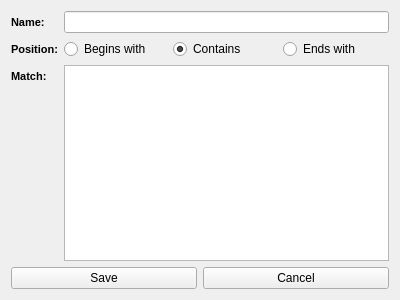
<?xml version="1.0" encoding="UTF-8"?>
<ui version="4.0">
 <class>filterView</class>
 <widget class="QWidget" name="filterView">
  <property name="geometry">
   <rect>
    <x>0</x>
    <y>0</y>
    <width>400</width>
    <height>300</height>
   </rect>
  </property>
  <property name="windowTitle">
   <string>Filter</string>
  </property>
  <layout class="QVBoxLayout" name="verticalLayout">
   <item>
    <widget class="QWidget" name="widget_2" native="true">
     <layout class="QFormLayout" name="formLayout_2">
      <property name="margin">
       <number>0</number>
      </property>
      <item row="0" column="0">
       <widget class="QLabel" name="label">
        <property name="font">
         <font>
          <pointsize>8</pointsize>
          <weight>75</weight>
          <bold>true</bold>
         </font>
        </property>
        <property name="text">
         <string>Name:</string>
        </property>
       </widget>
      </item>
      <item row="0" column="1">
       <widget class="QLineEdit" name="textName"/>
      </item>
      <item row="1" column="0">
       <widget class="QLabel" name="label_3">
        <property name="font">
         <font>
          <pointsize>8</pointsize>
          <weight>75</weight>
          <bold>true</bold>
         </font>
        </property>
        <property name="text">
         <string>Position:</string>
        </property>
       </widget>
      </item>
      <item row="1" column="1">
       <widget class="QWidget" name="widget" native="true">
        <layout class="QHBoxLayout" name="horizontalLayout">
         <property name="spacing">
          <number>3</number>
         </property>
         <property name="margin">
          <number>0</number>
         </property>
         <item>
          <widget class="QRadioButton" name="radioBegin">
           <property name="text">
            <string>Begins with</string>
           </property>
          </widget>
         </item>
         <item>
          <widget class="QRadioButton" name="radioAnywhere">
           <property name="text">
            <string>Contains</string>
           </property>
           <property name="checked">
            <bool>true</bool>
           </property>
          </widget>
         </item>
         <item>
          <widget class="QRadioButton" name="radioEnd">
           <property name="text">
            <string>Ends with</string>
           </property>
          </widget>
         </item>
        </layout>
       </widget>
      </item>
      <item row="2" column="0">
       <widget class="QLabel" name="label_2">
        <property name="font">
         <font>
          <pointsize>8</pointsize>
          <weight>75</weight>
          <bold>true</bold>
         </font>
        </property>
        <property name="text">
         <string>Match:</string>
        </property>
       </widget>
      </item>
      <item row="2" column="1">
       <widget class="QPlainTextEdit" name="textMatch">
        <property name="toolTip">
         <string>Enter packet in the form of:
XX XX XX XX XX
The space can be left away or replaced by any other non hex symbol.</string>
        </property>
       </widget>
      </item>
     </layout>
    </widget>
   </item>
   <item>
    <widget class="QWidget" name="widget_3" native="true">
     <layout class="QHBoxLayout" name="horizontalLayout_2">
      <property name="margin">
       <number>0</number>
      </property>
      <item>
       <widget class="QPushButton" name="buttonSave">
        <property name="text">
         <string>Save</string>
        </property>
       </widget>
      </item>
      <item>
       <widget class="QPushButton" name="buttonCancel">
        <property name="text">
         <string>Cancel</string>
        </property>
       </widget>
      </item>
     </layout>
    </widget>
   </item>
  </layout>
 </widget>
 <resources/>
 <connections>
  <connection>
   <sender>buttonCancel</sender>
   <signal>clicked()</signal>
   <receiver>filterView</receiver>
   <slot>hide()</slot>
   <hints>
    <hint type="sourcelabel">
     <x>296</x>
     <y>279</y>
    </hint>
    <hint type="destinationlabel">
     <x>199</x>
     <y>149</y>
    </hint>
   </hints>
  </connection>
 </connections>
</ui>
